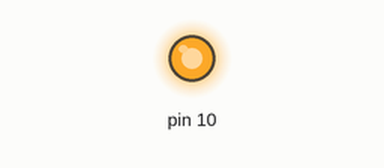
Bench run of a sketch on a simulated Arduino Uno, built with avr-gcc and run on an emulated ATmega328P. On the bench: output pins drawn as LEDs (lit = HIGH).

Above: at 0.05 s.
At 10.0 s:
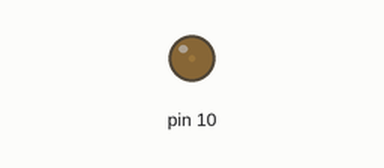
Timing chart, 0 to 13.0 s (numbered marks = the images above):
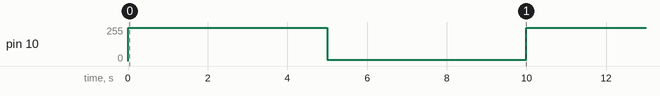

Measured:
- by itself, pin 10: alternates 250/255 for 5.0 s and 10/255 for 5.0 s

The sketch:

pwm.ino
```cpp
void setup() {
  // nothing happens in setup

  //  pinMode( 3, OUTPUT);
  //  pinMode( 5, OUTPUT);
  //  pinMode( 6, OUTPUT);
  //  pinMode( 9, OUTPUT);
  pinMode(10, OUTPUT);

  //  pinMode(13, OUTPUT);
}

void arm() {
  //  analogWrite( 3, 250); //aux
  //  analogWrite( 5, 250); //rud
  //  analogWrite(10, 10); //thr
  //
  //  digitalWrite(13, HIGH);
  //
  //  delay(5000);
}

void loop() {
  arm();

  //
  //  analogWrite( 3, 10); //aux
  //  analogWrite( 5, 128); //rud
  //  analogWrite( 6, 128); //ele
  //  analogWrite( 9, 128); //ail
  analogWrite(10, 250); //thr

  //  analogWrite(10, 250); //thr
  //  analogWrite( 6, 10); //ele

  //
  //  digitalWrite(13, LOW);
  //
  delay(5000);

  analogWrite(10, 10); //thr

  delay(5000);
}
```
